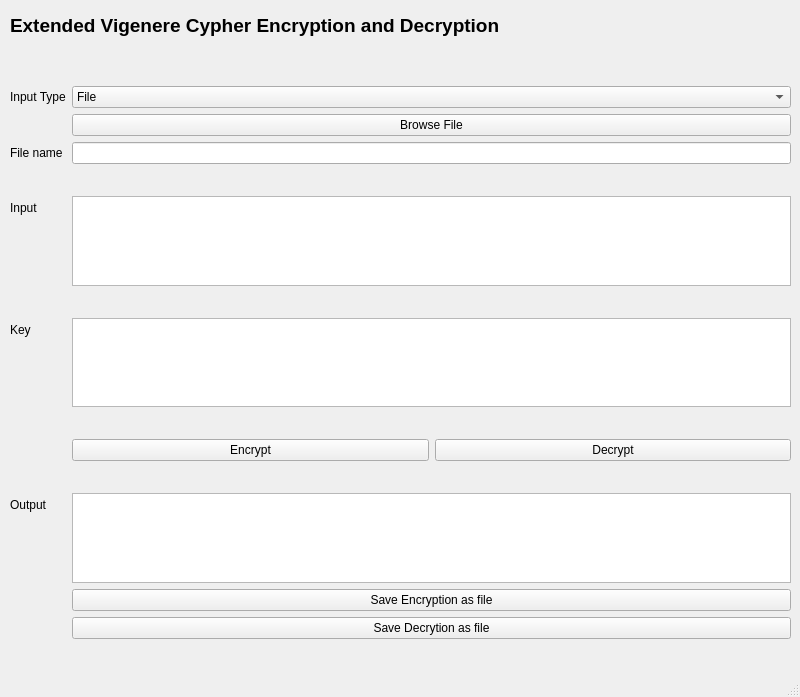
<?xml version="1.0" encoding="UTF-8"?>
<ui version="4.0">
 <class>MainWindow</class>
 <widget class="QMainWindow" name="MainWindow">
  <property name="geometry">
   <rect>
    <x>0</x>
    <y>0</y>
    <width>800</width>
    <height>697</height>
   </rect>
  </property>
  <property name="windowTitle">
   <string>MainWindow</string>
  </property>
  <widget class="QWidget" name="centralwidget">
   <widget class="QWidget" name="formLayoutWidget">
    <property name="geometry">
     <rect>
      <x>10</x>
      <y>60</y>
      <width>781</width>
      <height>579</height>
     </rect>
    </property>
    <layout class="QFormLayout" name="formLayout">
     <item row="0" column="1">
      <spacer name="horizontalSpacer">
       <property name="orientation">
        <enum>Qt::Horizontal</enum>
       </property>
       <property name="sizeHint" stdset="0">
        <size>
         <width>40</width>
         <height>20</height>
        </size>
       </property>
      </spacer>
     </item>
     <item row="1" column="0">
      <widget class="QLabel" name="label_3">
       <property name="text">
        <string>Input Type</string>
       </property>
      </widget>
     </item>
     <item row="1" column="1">
      <widget class="QComboBox" name="input_type_combobox">
       <item>
        <property name="text">
         <string>File</string>
        </property>
       </item>
       <item>
        <property name="text">
         <string>Plaintext</string>
        </property>
       </item>
      </widget>
     </item>
     <item row="2" column="1">
      <widget class="QPushButton" name="browse_button">
       <property name="text">
        <string>Browse File</string>
       </property>
      </widget>
     </item>
     <item row="3" column="0">
      <widget class="QLabel" name="label_5">
       <property name="text">
        <string>File name</string>
       </property>
      </widget>
     </item>
     <item row="3" column="1">
      <widget class="QLineEdit" name="file_name_box"/>
     </item>
     <item row="4" column="1">
      <spacer name="horizontalSpacer_4">
       <property name="orientation">
        <enum>Qt::Horizontal</enum>
       </property>
       <property name="sizeHint" stdset="0">
        <size>
         <width>40</width>
         <height>20</height>
        </size>
       </property>
      </spacer>
     </item>
     <item row="5" column="0">
      <widget class="QLabel" name="label">
       <property name="text">
        <string>Input</string>
       </property>
      </widget>
     </item>
     <item row="5" column="1">
      <widget class="QPlainTextEdit" name="input_box"/>
     </item>
     <item row="6" column="1">
      <spacer name="horizontalSpacer_5">
       <property name="orientation">
        <enum>Qt::Horizontal</enum>
       </property>
       <property name="sizeHint" stdset="0">
        <size>
         <width>40</width>
         <height>20</height>
        </size>
       </property>
      </spacer>
     </item>
     <item row="7" column="0">
      <widget class="QLabel" name="label_4">
       <property name="text">
        <string>Key</string>
       </property>
      </widget>
     </item>
     <item row="7" column="1">
      <widget class="QPlainTextEdit" name="key_box"/>
     </item>
     <item row="8" column="1">
      <spacer name="horizontalSpacer_3">
       <property name="orientation">
        <enum>Qt::Horizontal</enum>
       </property>
       <property name="sizeHint" stdset="0">
        <size>
         <width>40</width>
         <height>20</height>
        </size>
       </property>
      </spacer>
     </item>
     <item row="9" column="1">
      <layout class="QHBoxLayout" name="horizontalLayout">
       <item>
        <widget class="QPushButton" name="encrypt_button">
         <property name="text">
          <string>Encrypt</string>
         </property>
        </widget>
       </item>
       <item>
        <widget class="QPushButton" name="decrypt_button">
         <property name="text">
          <string>Decrypt</string>
         </property>
        </widget>
       </item>
      </layout>
     </item>
     <item row="11" column="1">
      <spacer name="horizontalSpacer_2">
       <property name="orientation">
        <enum>Qt::Horizontal</enum>
       </property>
       <property name="sizeHint" stdset="0">
        <size>
         <width>40</width>
         <height>20</height>
        </size>
       </property>
      </spacer>
     </item>
     <item row="12" column="0">
      <widget class="QLabel" name="label_2">
       <property name="text">
        <string>Output</string>
       </property>
      </widget>
     </item>
     <item row="12" column="1">
      <widget class="QPlainTextEdit" name="output_box"/>
     </item>
     <item row="14" column="1">
      <widget class="QPushButton" name="save_button_dec">
       <property name="text">
        <string>Save Decrytion as file</string>
       </property>
      </widget>
     </item>
     <item row="13" column="1">
      <widget class="QPushButton" name="save_button_enc">
       <property name="text">
        <string>Save Encryption as file</string>
       </property>
      </widget>
     </item>
    </layout>
   </widget>
   <widget class="QLabel" name="vigenere_title">
    <property name="geometry">
     <rect>
      <x>10</x>
      <y>10</y>
      <width>781</width>
      <height>31</height>
     </rect>
    </property>
    <property name="font">
     <font>
      <pointsize>14</pointsize>
      <weight>75</weight>
      <bold>true</bold>
     </font>
    </property>
    <property name="text">
     <string>Extended Vigenere Cypher Encryption and Decryption</string>
    </property>
   </widget>
  </widget>
  <widget class="QMenuBar" name="menubar">
   <property name="geometry">
    <rect>
     <x>0</x>
     <y>0</y>
     <width>800</width>
     <height>22</height>
    </rect>
   </property>
  </widget>
  <widget class="QStatusBar" name="statusbar"/>
 </widget>
 <resources/>
 <connections>
  <connection>
   <sender>browse_button</sender>
   <signal>clicked()</signal>
   <receiver>input_box</receiver>
   <slot>paste()</slot>
   <hints>
    <hint type="sourcelabel">
     <x>109</x>
     <y>145</y>
    </hint>
    <hint type="destinationlabel">
     <x>110</x>
     <y>216</y>
    </hint>
   </hints>
  </connection>
  <connection>
   <sender>input_type_combobox</sender>
   <signal>currentIndexChanged(int)</signal>
   <receiver>browse_button</receiver>
   <slot>toggle()</slot>
   <hints>
    <hint type="sourcelabel">
     <x>239</x>
     <y>118</y>
    </hint>
    <hint type="destinationlabel">
     <x>240</x>
     <y>141</y>
    </hint>
   </hints>
  </connection>
  <connection>
   <sender>encrypt_button</sender>
   <signal>clicked()</signal>
   <receiver>output_box</receiver>
   <slot>paste()</slot>
   <hints>
    <hint type="sourcelabel">
     <x>177</x>
     <y>416</y>
    </hint>
    <hint type="destinationlabel">
     <x>174</x>
     <y>464</y>
    </hint>
   </hints>
  </connection>
  <connection>
   <sender>decrypt_button</sender>
   <signal>clicked()</signal>
   <receiver>output_box</receiver>
   <slot>paste()</slot>
   <hints>
    <hint type="sourcelabel">
     <x>653</x>
     <y>412</y>
    </hint>
    <hint type="destinationlabel">
     <x>660</x>
     <y>462</y>
    </hint>
   </hints>
  </connection>
 </connections>
</ui>
